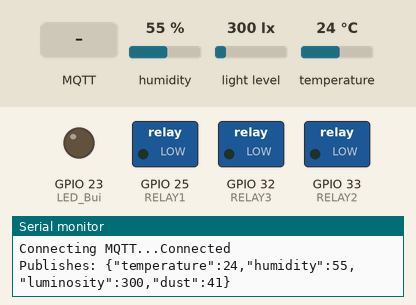
Bench run of a program on a simulated ESP32. On the bench: switched loads named in the program (green lamp = pin HIGH), output pins drawn as LEDs (lit = HIGH), the last lines printed to the serial monitor. The inputs (shaded band) are chosen by the test bench; at power-on: humidity 55 %, light level 300 lx, temperature 24 °C. WiFi joins after 1.5 s; servers stay silent unless stated; random numbers use the default seed unless the program sets one; EEPROM starts erased; no MQTT or app messages arrive unless stated.

Above: at 2.7 s.
2.8 s: MQTT message "LED1 ON" arrives on the first subscribed topic
At 7.5 s:
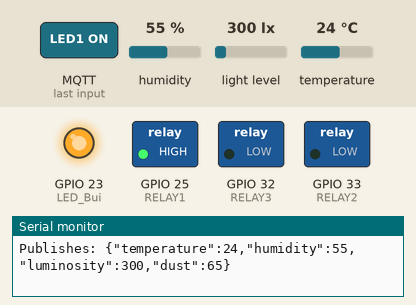
13.1 s: MQTT message "LED2 ON" arrives on the first subscribed topic
At 17.2 s:
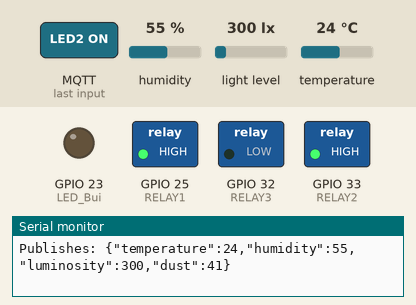
18.1 s: MQTT message "LED1 OFF" arrives on the first subscribed topic
At 22.1 s:
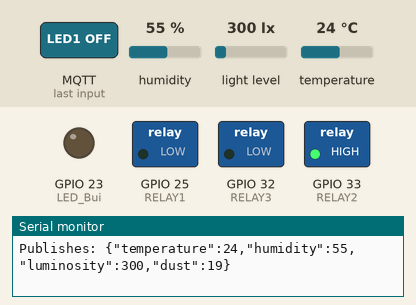
23.1 s: MQTT message "LED2 OFF" arrives on the first subscribed topic
At 32.9 s:
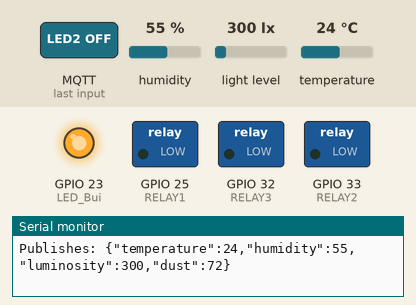
33.2 s: MQTT message "LED3 ON" arrives on the first subscribed topic
At 37.8 s:
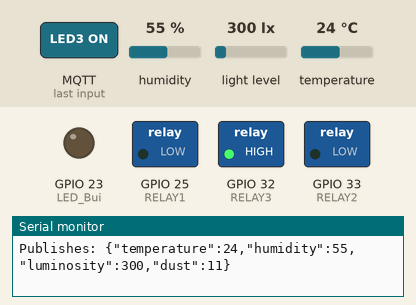
43.3 s: MQTT message "LED3 OFF" arrives on the first subscribed topic
At 47.5 s:
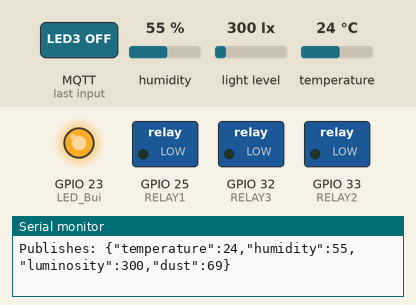
Timing chart, 0 to 53.4 s (numbered marks = the images above; inputs shaded):
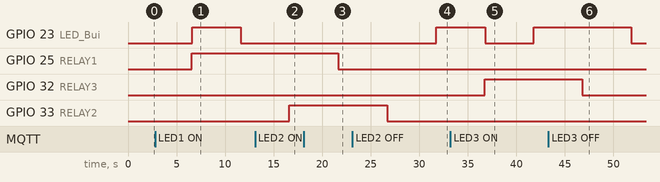

The program:

main.cpp
```cpp
#include <Arduino.h>
#include <DHT.h>
#include <Wire.h>
#include <BH1750.h>
#include <Adafruit_Sensor.h>
#include <PubSubClient.h>
#include <WiFiManager.h>
#include <ArduinoJson.h>
#include <Preferences.h>

const char* mqtt_server = "172.11.188.216";
const char* mqtt_user = "espuser";
const char* mqtt_pass = "123456";

WiFiClient espClient;
PubSubClient client(espClient);

Preferences preferences;
//Sensor

BH1750 lightMeter;
#define DHTPIN 4
#define DHTTYPE DHT11
DHT dht(DHTPIN,DHTTYPE);

#define RELAY1 25
#define RELAY2 33
#define RELAY3 32
#define LED_Bui 23

const char* RELAY1_STATUS_TOPIC = "esp/status/relay1";
const char* RELAY2_STATUS_TOPIC = "esp/status/relay2";
const char* RELAY3_STATUS_TOPIC = "esp/status/relay3";


void controlRelay(String message);

void controlRelay(String message) {
    uint8_t pin = 0;
    uint8_t state = 0;
    const char* status_topic = nullptr;
    const char* relay_name = nullptr;
    const char* state_str = nullptr;

    if (message == "LED1 ON")      { pin = RELAY1; state = HIGH; status_topic = RELAY1_STATUS_TOPIC; relay_name = "RELAY1"; state_str = "ON"; }
    else if (message == "LED1 OFF") { pin = RELAY1; state = LOW;  status_topic = RELAY1_STATUS_TOPIC; relay_name = "RELAY1"; state_str = "OFF"; }
    else if (message == "LED2 ON")  { pin = RELAY2; state = HIGH; status_topic = RELAY2_STATUS_TOPIC; relay_name = "RELAY2"; state_str = "ON"; }
    else if (message == "LED2 OFF") { pin = RELAY2; state = LOW;  status_topic = RELAY2_STATUS_TOPIC; relay_name = "RELAY2"; state_str = "OFF"; }
    else if (message == "LED3 ON")  { pin = RELAY3; state = HIGH; status_topic = RELAY3_STATUS_TOPIC; relay_name = "RELAY3"; state_str = "ON"; }
    else if (message == "LED3 OFF") { pin = RELAY3; state = LOW;  status_topic = RELAY3_STATUS_TOPIC; relay_name = "RELAY3"; state_str = "OFF"; }

    if (pin != 0) {
        digitalWrite(pin, state);
        Serial.printf("%s state changed to %s\n", relay_name, state_str);


        preferences.begin("relay-states", false);
        preferences.putUChar(relay_name, state);
        preferences.end();

        // Gửi trạng thái mới lên MQTT

        JsonDocument statusDoc;
        char jsonStatus[64];
        statusDoc["relay"] = relay_name;
        statusDoc["state"] = state_str;
        serializeJson(statusDoc, jsonStatus);
        client.publish(status_topic, jsonStatus);
        Serial.println("Publishes status: " + String(jsonStatus));
    }
}

void callback(char* topic, byte* payload,unsigned int length)
{
    String msg ="";
    for (unsigned int i =0;i< length;i++) msg+= (char)payload[i];
    Serial.print("Received on topic ");
    Serial.print(topic);
    Serial.print(": ");
    Serial.println(msg);

    controlRelay(msg);
}

void reconnect()
{
    while (!client.connected())
    {
        Serial.print("Connecting MQTT...");
        if(client.connect("ESP32client","espuser","123456"))
        {
            Serial.println("Connected");
            client.subscribe("esp/control");
        }
        else{
            Serial.print("Failed, rc=");
            Serial.println(client.state());
            delay(2000);
        }
    }
}

void setup()
{
    Serial.begin(115200);

    pinMode(RELAY1,OUTPUT);
    pinMode(RELAY2,OUTPUT);
    pinMode(RELAY3,OUTPUT);

    pinMode(LED_Bui, OUTPUT);
    digitalWrite(LED_Bui, LOW);


    preferences.begin("relay-states", false);
    digitalWrite(RELAY1, preferences.getUChar("relay1", LOW));
    digitalWrite(RELAY2, preferences.getUChar("relay2", LOW));
    digitalWrite(RELAY3, preferences.getUChar("relay3", LOW));
    Serial.println("Restored relay states from Preferences.");
    Serial.printf("Initial states: R1=%d, R2=%d, R3=%d\n", digitalRead(RELAY1), digitalRead(RELAY2), digitalRead(RELAY3));
    preferences.end();

    WiFiManager wm;

    if(!wm.autoConnect("ESP32_ConfifAP"))
    {
        Serial.printf("Failed to connect WIFI");
        ESP.restart();
    }
    Serial.println("WiFi connected! IP: " + WiFi.localIP().toString());

    client.setServer(mqtt_server, 1883);
    client.setCallback(callback);

    Wire.begin();
    if(!lightMeter.begin(BH1750::CONTINUOUS_HIGH_RES_MODE)) Serial.println("BH1750 not detected!");
    dht.begin();
}

void loop()
{
    if(!client.connected()) reconnect();
    client.loop();


    float lux = lightMeter.readLightLevel();
    float temp = dht.readTemperature();
    float hum = dht.readHumidity();

    float dust = random(0, 101);

    JsonDocument doc;

   if (dust > 50) {
    digitalWrite(LED_Bui, HIGH); // Bật đèn SÁNG LIÊN TỤC
  } else {
    digitalWrite(LED_Bui, LOW); // Tắt đèn
  }

    doc["temperature"] = temp;
    doc["humidity"] = hum;
    doc["luminosity"] = lux;
    doc["dust"] = dust;

    char payload[256];
    serializeJson(doc, payload);


    client.publish("esp/sensor", payload);
    Serial.println("Publishes: "+ String(payload));

    delay(5000);
}
```

Measured:
- after the input at 2.8 s, GPIO 25 (RELAY1): LOW → HIGH after 3.8 s
- after the input at 13.1 s, GPIO 33 (RELAY2): LOW → HIGH after 3.5 s
- after the input at 18.1 s, GPIO 25 (RELAY1): HIGH → LOW after 3.6 s
- after the input at 23.1 s, GPIO 33 (RELAY2): HIGH → LOW after 3.6 s
- after the input at 33.2 s, GPIO 32 (RELAY3): LOW → HIGH after 3.6 s
- after the input at 43.3 s, GPIO 32 (RELAY3): HIGH → LOW after 3.5 s
